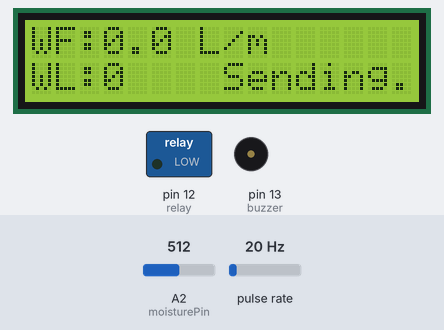
Bench run of a sketch on a simulated Arduino Uno, built with avr-gcc and run on an emulated ATmega328P. Shown: 16×2 character LCD, switched loads named in the sketch (green lamp = pin HIGH), buzzer (waves = sounding, pin HIGH). Wiring (inferred from the names in the program): pulse sensor: data pin 2. The inputs (shaded band) are chosen by the test bench; at power-on: pulse rate 20 Hz, A2 (moisturePin) = 512. The modem accepts every AT command (registered, SIM ready, sends succeed) and sends nothing else; what the sketch prints to the serial monitor is not drawn.

Above: at 3.2 s.
3.3 s: pulse rate (sensor on pin 2) set to 4 Hz
At 7.0 s:
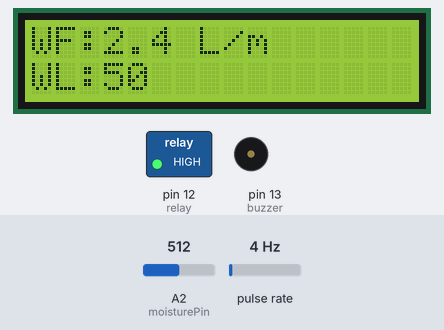
7.2 s: pulse rate (sensor on pin 2) set to 6 Hz
At 9.0 s:
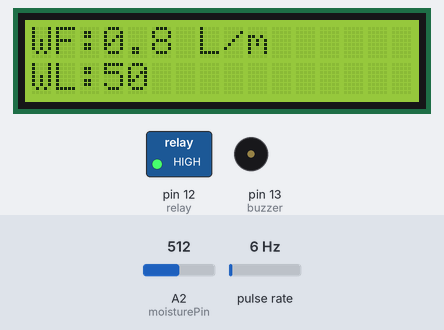
9.7 s: pulse rate (sensor on pin 2) set to 9 Hz
At 13.3 s:
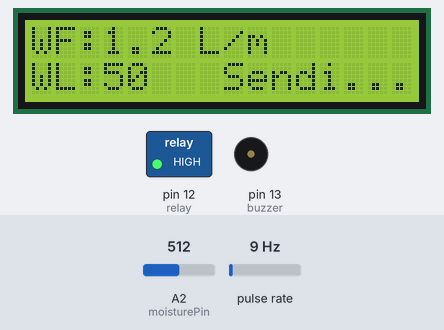
14.3 s: A2 (moisturePin) set to 716
At 15.9 s:
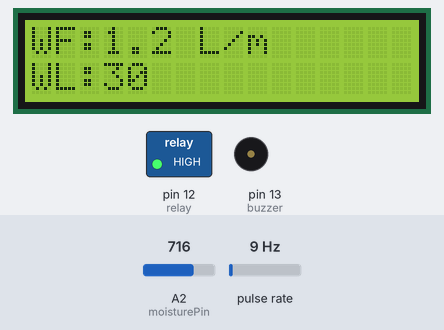
16.4 s: A2 (moisturePin) set to 906
At 16.9 s:
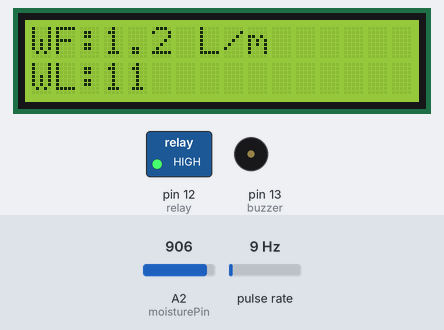
17.9 s: A2 (moisturePin) set to 931
At 19.0 s:
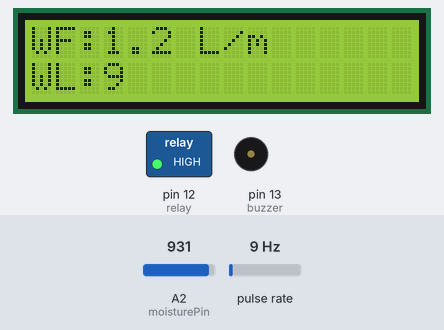
Timing chart, 0 to 20.9 s (numbered marks = the images above; inputs shaded):
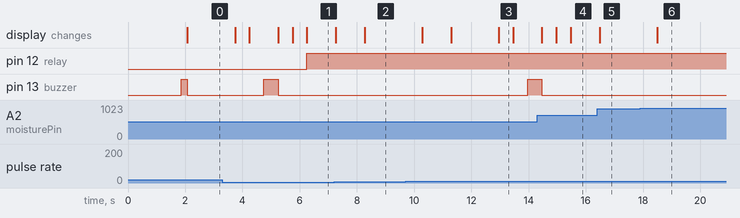

The sketch:

water_flow_level.ino
```cpp
#include <LiquidCrystal.h>

volatile int flowPulseCount = 0;
float flowRate;
unsigned int totalMilliLitres;
unsigned long oldTime;

const int flowSensorPin = 2;    // Flow sensor signal pin
const int moisturePin = A2;     // Soil moisture analog pin
int wat_level =  0;
int moistureValue = 0;

LiquidCrystal lcd(7, 6, 5, 4, 3, 8); // RS, E, D4, D5, D6, D7

#include <SoftwareSerial.h>
SoftwareSerial gsmSerial(10, 11);

//Buzzer
int buzzer = 13;
int relay = 12;

String STATUS;
String waterLevelStatus;

int count = 0;

void setup() {
  pinMode(flowSensorPin, INPUT_PULLUP);
  pinMode(buzzer, OUTPUT);
  pinMode(relay, OUTPUT);

  Serial.begin(9600);
  gsmSerial.begin(9600);

  attachInterrupt(digitalPinToInterrupt(flowSensorPin), pulseCounter, RISING);

  lcd.begin(16, 2);
  lcd.setCursor(0,0);
  lcd.print(" WATER FLOW ");
  lcd.setCursor(0,1);
  lcd.print(" MONITOIRNG ");
  delay(1800);
  digitalWrite(buzzer, HIGH);

  oldTime = millis();
  delay(200);
  digitalWrite(buzzer, LOW);
  lcd.clear();
}

void loop() {
  if (millis() - oldTime > 1000) {
    detachInterrupt(digitalPinToInterrupt(flowSensorPin));

    // Flow calculation
    flowRate = ((1000.0 / (millis() - oldTime)) * flowPulseCount) / 7.5;
    totalMilliLitres += (flowRate / 60) * 1000;

    oldTime = millis();
    flowPulseCount = 0;

    // Read soil moisture
    moistureValue = analogRead(moisturePin);
    wat_level = ( 100 - ( (moistureValue/1024.00) * 100 ) );

    waterLevelStatus = "LOW";
    attachInterrupt(digitalPinToInterrupt(flowSensorPin), pulseCounter, RISING);
  }

   // Display on LCD
    lcd.setCursor(0, 0);
    lcd.print("WF:");
    lcd.print(flowRate, 1);
    lcd.print(" L/m");

    lcd.setCursor(0, 1);
    lcd.print("WL:");
    lcd.print(wat_level);
    lcd.print("  ");

    // Debugging
    Serial.print("Flow rate: ");
    Serial.print(flowRate);
    Serial.print(" L/min\tTotal: ");
    Serial.print(totalMilliLitres);
    Serial.print(" mL\tWater Level: ");
    Serial.println(waterLevelStatus);


  if(flowRate > 1){
    digitalWrite(relay, HIGH);
    STATUS  = "WATER FLOW ON";
    count++;
    if(count == 1){
      gsm_msg();
    }
  }
  else  if (wat_level < 20) {
      digitalWrite(relay, LOW);
      waterLevelStatus = "OK ";
      STATUS  = "WATER LEVEL LOW";
      digitalWrite(relay, LOW);
      count++;
      if(count == 1){
        gsm_msg();
      }
    }
   else{
      count = 0;
   }
   delay(500);

}

void pulseCounter() {
  flowPulseCount++;
}

void gsm_msg(){
    lcd.setCursor(8,1);
    lcd.print("Sending.");
    delay(100);
    gsmSerial.println("AT");
    delay(500);
    gsmSerial.println("AT+CMGF=1");    //To send SMS in Text Mode
    delay(500);
    gsmSerial.println("AT+CMGS=\"+917904293984\"\r"); // change to the phone number you using
    delay(500);
    lcd.setCursor(8,1);
    lcd.print("Sendi...");
    gsmSerial.println("Status: ");//the content of the message
    gsmSerial.print(STATUS);
    //gsmSerial.println();

    delay(500);
    lcd.setCursor(8,1);
    lcd.print("Send....");
    delay(500);
    digitalWrite(buzzer, HIGH);
    gsmSerial.println((char)26);//the stopping character
    delay(500);
    digitalWrite(buzzer, LOW);
    lcd.setCursor(8,1);
    lcd.print("SENT...     ");
    delay(500);
    lcd.setCursor(8,1);
    lcd.print("            ");
}
```

Measured:
- the behaviour switches between 7 and 8 Hz on pulse rate (sensor on pin 2) (found by bisection; images 2 and 3)
- after the input at 7.2 s, the display: first differs from a run without the input after 1.1 s (image 2)
- after the input at 9.7 s, pin 13 (buzzer): LOW → HIGH after 4.3 s; the display: first changes after 0.59 s (image 3 shows a later state)
- after the input at 16.4 s, the display: changes after 0.08 s (image 5)
- after the input at 17.9 s, the display: changes after 0.60 s (image 6)
- what the display in image 3 shows lasts 0.5 s, from 13.0 s to 13.5 s
